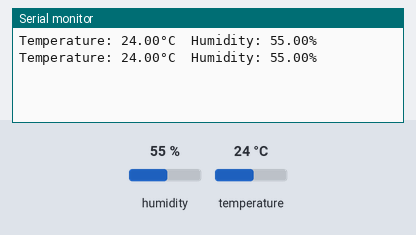
The sketch below on a simulated ESP8266 (NodeMCU). Shown: the last lines printed to the serial monitor. The inputs (shaded band) are chosen by the test bench; at power-on: humidity 55 %, temperature 24 °C.

Above: at 2.8 s.
2.9 s: humidity set to 22 %
At 5.2 s:
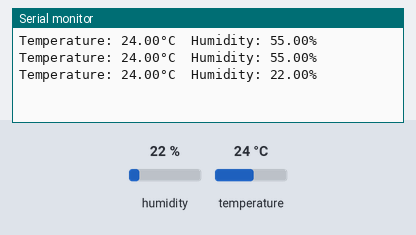
5.6 s: temperature set to 12 °C
At 6.4 s:
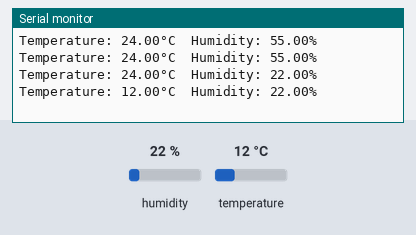
8.3 s: humidity set to 40 %
At 11.2 s:
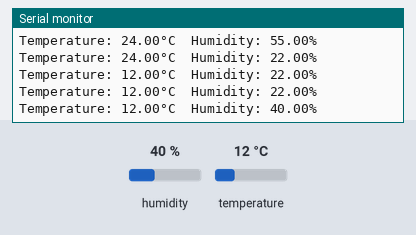
Timing chart, 0 to 12.7 s (numbered marks = the images above; inputs shaded):
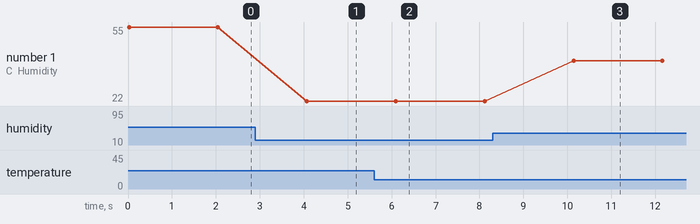

The sketch:

DHT11_Sensor_Testing_Code.ino
```cpp
#include <Adafruit_Sensor.h>
#include <DHT.h>

#define DHTPIN D4  // Pin where DHT11 is connected
#define DHTTYPE DHT11  // Sensor type (DHT11)

DHT dht(DHTPIN, DHTTYPE);

void setup() {
    Serial.begin(115200);
    dht.begin();
}

void loop() {
    float temperature = dht.readTemperature();  // Read temperature in Celsius
    float humidity = dht.readHumidity();  // Read humidity

    if (isnan(temperature) || isnan(humidity)) {
        Serial.println("Failed to read from DHT sensor!");
    } else {
        Serial.print("Temperature: ");
        Serial.print(temperature);
        Serial.print("°C  Humidity: ");
        Serial.print(humidity);
        Serial.println("%");
    }
    delay(2000);  // Wait 2 seconds before next reading
}
```

Measured:
- after the input at 2.9 s, the serial monitor: prints a new line after 1.2 s (image 1)
- after the input at 5.6 s, the serial monitor: prints a new line after 0.49 s (image 2)
- after the input at 8.3 s, the serial monitor: prints a new line after 1.8 s (image 3)
- plotted number 1: 55 → 22 after the input at 2.9 s, 22 → 40 after the input at 8.3 s
